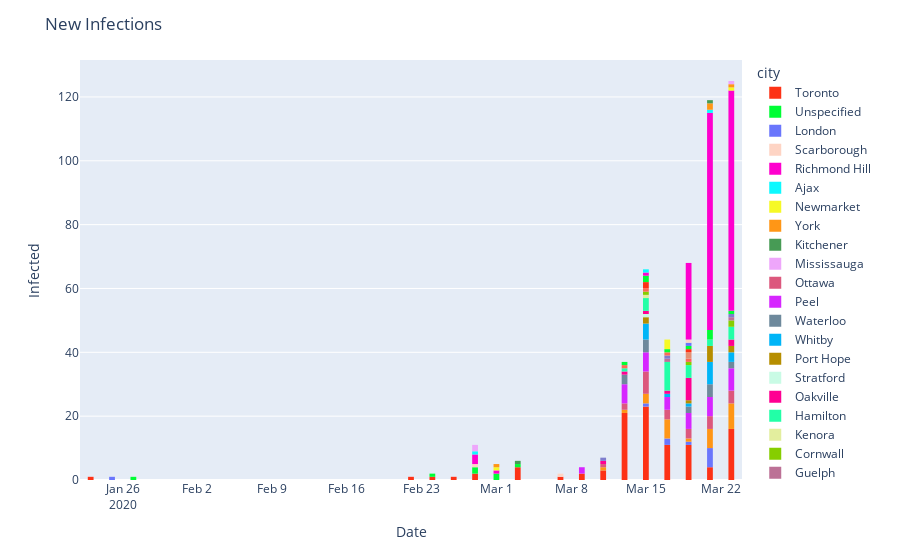

The code cell stored with this chart in its notebook:
### Code cell
fig = px.histogram(df, x="date", color = "city", color_discrete_sequence= px.colors.qualitative.Light24)
fig.update_layout(
    title_text='New Infections', # title of plot
    xaxis_title_text='Date', # xaxis label
    yaxis_title_text='Infected', # yaxis label
    bargap=0.7, # gap between bars of adjacent location coordinates
    bargroupgap=0.1 # gap between bars of the same location coordinates
)

fig.show()

### Figure 1 — Plotly figure (JSON) as saved in the notebook; plotly's stock layout.template omitted (floating-point values rounded to 4 significant figures; data arrays with more than 128 entries replaced by an {"elided": "..."} marker saying what was removed)
{"data": [{"alignmentgroup": "True", "bingroup": "x", "hoverlabel": {"namelength": 0}, "hovertemplate": "city=Toronto<br>date=%{x}<br>count=%{y}", "legendgroup": "Toronto", "marker": {"color": "#FD3216"}, "name": "Toronto", "offsetgroup": "Toronto", "orientation": "v", "showlegend": true, "type": "histogram", "x": ["2020-01-23T00:00:00", "2020-02-21T00:00:00", "2020-02-24T00:00:00", "2020-02-25T00:00:00", "2020-02-28T00:00:00", "2020-03-03T00:00:00", "2020-03-03T00:00:00", "2020-02-28T00:00:00", "2020-03-03T00:00:00", "2020-03-02T00:00:00", "2020-03-07T00:00:00", "2020-03-14T17:30:00", "2020-03-14T17:30:00", "2020-03-14T17:30:00", "2020-03-14T17:30:00", "2020-03-14T17:30:00", "2020-03-14T17:30:00", "2020-03-14T17:30:00", "2020-03-14T17:30:00", "2020-03-14T17:30:00", "2020-03-16T10:30:00", "2020-03-16T10:30:00", "2020-03-16T10:30:00", "2020-03-16T10:30:00", "2020-03-16T10:30:00", "2020-03-16T10:30:00", "2020-03-16T10:30:00", "2020-03-16T10:30:00", "2020-03-16T10:30:00", "2020-03-16T10:30:00", "2020-03-16T10:30:00", "2020-03-18T17:30:00", "2020-03-18T17:30:00", "2020-03-18T17:30:00", "2020-03-09T10:30:00", "2020-03-09T10:30:00", "2020-03-15T17:30:00", "2020-03-15T17:30:00", "2020-03-15T17:30:00", "2020-03-15T17:30:00", "2020-03-15T17:30:00", "2020-03-15T17:30:00", "2020-03-15T17:30:00", "2020-03-15T17:30:00", "2020-03-15T17:30:00", "2020-03-15T17:30:00", "2020-03-15T17:30:00", "2020-03-15T17:30:00", "2020-03-15T17:30:00", "2020-03-15T17:30:00", "2020-03-11T10:30:00", "2020-03-21T10:30:00", "2020-03-21T10:30:00", "2020-03-12T10:30:00", "2020-03-12T10:30:00", "2020-03-12T10:30:00", "2020-03-12T10:30:00", "2020-03-12T10:30:00", "2020-03-12T10:30:00", "2020-03-12T10:30:00", "2020-03-12T10:30:00", "2020-03-12T10:30:00", "2020-03-20T17:30:00", "2020-03-20T17:30:00", "2020-03-22T10:30:00", "2020-03-19T10:30:00", "2020-03-19T10:30:00", "2020-03-19T10:30:00", "2020-03-19T10:30:00", "2020-03-19T10:30:00", "2020-03-19T10:30:00", "2020-03-19T10:30:00", "2020-03-19T10:30:00", "2020-03-10T10:30:00", "2020-03-13T10:30:00", "2020-03-13T10:30:00", "2020-03-13T10:30:00", "2020-03-13T10:30:00", "2020-03-13T10:30:00", "2020-03-13T10:30:00", "2020-03-13T10:30:00", "2020-03-13T10:30:00", "2020-03-13T10:30:00", "2020-03-13T10:30:00", "2020-03-13T10:30:00", "2020-03-13T10:30:00", "2020-03-11T10:30:00", "2020-03-23T20:37:53", "2020-03-23T20:37:53", "2020-03-23T20:37:53", "2020-03-23T20:37:53", "2020-03-23T20:37:53", "2020-03-23T20:37:53", "2020-03-23T20:37:53", "2020-03-23T20:37:53", "2020-03-23T20:37:53", "2020-03-23T20:37:53", "2020-03-23T20:37:53", "2020-03-23T20:37:53", "2020-03-23T20:37:53", "2020-03-23T20:37:53", "2020-03-23T20:37:53"], "xaxis": "x", "yaxis": "y"}, {"alignmentgroup": "True", "bingroup": "x", "hoverlabel": {"namelength": 0}, "hovertemplate": "city=Unspecified<br>date=%{x}<br>count=%{y}", "legendgroup": "Unspecified", "marker": {"color": "#00FE35"}, "name": "Unspecified", "offsetgroup": "Unspecified", "orientation": "v", "showlegend": true, "type": "histogram", "x": ["2020-01-27T00:00:00", "2020-02-27T00:00:00", "2020-02-28T00:00:00", "2020-02-29T00:00:00", "2020-02-29T00:00:00", "2020-02-23T00:00:00", "2020-03-02T00:00:00"], "xaxis": "x", "yaxis": "y"}, {"alignmentgroup": "True", "bingroup": "x", "hoverlabel": {"namelength": 0}, "hovertemplate": "city=London<br>date=%{x}<br>count=%{y}", "legendgroup": "London", "marker": {"color": "#6A76FC"}, "name": "London", "offsetgroup": "London", "orientation": "v", "showlegend": true, "type": "histogram", "x": ["2020-01-24T00:00:00", "2020-03-14T17:30:00", "2020-03-18T17:30:00", "2020-03-17T17:30:00", "2020-03-17T17:30:00", "2020-03-20T17:30:00", "2020-03-20T17:30:00", "2020-03-20T17:30:00", "2020-03-20T17:30:00", "2020-03-20T17:30:00", "2020-03-20T17:30:00"], "xaxis": "x", "yaxis": "y"}, {"alignmentgroup": "True", "bingroup": "x", "hoverlabel": {"namelength": 0}, "hovertemplate": "city=Scarborough<br>date=%{x}<br>count=%{y}", "legendgroup": "Scarborough", "marker": {"color": "#FED4C4"}, "name": "Scarborough", "offsetgroup": "Scarborough", "orientation": "v", "showlegend": true, "type": "histogram", "x": ["2020-02-27T00:00:00", "2020-03-07T00:00:00"], "xaxis": "x", "yaxis": "y"}, {"alignmentgroup": "True", "bingroup": "x", "hoverlabel": {"namelength": 0}, "hovertemplate": "city=Richmond Hill<br>date=%{x}<br>count=%{y}", "legendgroup": "Richmond Hill", "marker": {"color": "#FE00CE"}, "name": "Richmond Hill", "offsetgroup": "Richmond Hill", "orientation": "v", "showlegend": true, "type": "histogram", "x": ["2020-02-27T00:00:00", "2020-02-28T00:00:00", "2020-02-28T00:00:00", "2020-03-01T00:00:00"], "xaxis": "x", "yaxis": "y"}, {"alignmentgroup": "True", "bingroup": "x", "hoverlabel": {"namelength": 0}, "hovertemplate": "city=Ajax<br>date=%{x}<br>count=%{y}", "legendgroup": "Ajax", "marker": {"color": "#0DF9FF"}, "name": "Ajax", "offsetgroup": "Ajax", "orientation": "v", "showlegend": true, "type": "histogram", "x": ["2020-02-28T00:00:00"], "xaxis": "x", "yaxis": "y"}, {"alignmentgroup": "True", "bingroup": "x", "hoverlabel": {"namelength": 0}, "hovertemplate": "city=Newmarket<br>date=%{x}<br>count=%{y}", "legendgroup": "Newmarket", "marker": {"color": "#F6F926"}, "name": "Newmarket", "offsetgroup": "Newmarket", "orientation": "v", "showlegend": true, "type": "histogram", "x": ["2020-02-29T00:00:00"], "xaxis": "x", "yaxis": "y"}, {"alignmentgroup": "True", "bingroup": "x", "hoverlabel": {"namelength": 0}, "hovertemplate": "city=York<br>date=%{x}<br>count=%{y}", "legendgroup": "York", "marker": {"color": "#FF9616"}, "name": "York", "offsetgroup": "York", "orientation": "v", "showlegend": true, "type": "histogram", "x": ["2020-02-29T00:00:00", "2020-03-16T10:30:00", "2020-03-16T10:30:00", "2020-03-16T10:30:00", "2020-03-16T10:30:00", "2020-03-16T10:30:00", "2020-03-18T17:30:00", "2020-03-15T17:30:00", "2020-03-15T17:30:00", "2020-03-15T17:30:00", "2020-03-11T10:30:00", "2020-03-17T17:30:00", "2020-03-21T10:30:00", "2020-03-21T10:30:00", "2020-03-21T10:30:00", "2020-03-21T10:30:00", "2020-03-21T10:30:00", "2020-03-20T17:30:00", "2020-03-13T10:30:00", "2020-03-23T20:37:53", "2020-03-23T20:37:53", "2020-03-23T20:37:53", "2020-03-23T20:37:53", "2020-03-23T20:37:53", "2020-03-23T20:37:53", "2020-03-23T20:37:53", "2020-03-23T20:37:53"], "xaxis": "x", "yaxis": "y"}, {"alignmentgroup": "True", "bingroup": "x", "hoverlabel": {"namelength": 0}, "hovertemplate": "city=Kitchener<br>date=%{x}<br>count=%{y}", "legendgroup": "Kitchener", "marker": {"color": "#479B55"}, "name": "Kitchener", "offsetgroup": "Kitchener", "orientation": "v", "showlegend": true, "type": "histogram", "x": ["2020-03-03T00:00:00"], "xaxis": "x", "yaxis": "y"}, {"alignmentgroup": "True", "bingroup": "x", "hoverlabel": {"namelength": 0}, "hovertemplate": "city=Mississauga<br>date=%{x}<br>count=%{y}", "legendgroup": "Mississauga", "marker": {"color": "#EEA6FB"}, "name": "Mississauga", "offsetgroup": "Mississauga", "orientation": "v", "showlegend": true, "type": "histogram", "x": ["2020-02-28T00:00:00", "2020-02-28T00:00:00"], "xaxis": "x", "yaxis": "y"}, {"alignmentgroup": "True", "bingroup": "x", "hoverlabel": {"namelength": 0}, "hovertemplate": "city=Ottawa<br>date=%{x}<br>count=%{y}", "legendgroup": "Ottawa", "marker": {"color": "#DC587D"}, "name": "Ottawa", "offsetgroup": "Ottawa", "orientation": "v", "showlegend": true, "type": "histogram", "x": ["2020-03-14T17:30:00", "2020-03-14T17:30:00", "2020-03-16T10:30:00", "2020-03-16T10:30:00", "2020-03-16T10:30:00", "2020-03-18T17:30:00", "2020-03-15T17:30:00", "2020-03-15T17:30:00", "2020-03-15T17:30:00", "2020-03-15T17:30:00", "2020-03-15T17:30:00", "2020-03-11T10:30:00", "2020-03-21T10:30:00", "2020-03-12T10:30:00", "2020-03-20T17:30:00", "2020-03-20T17:30:00", "2020-03-20T17:30:00", "2020-03-22T10:30:00", "2020-03-19T10:30:00", "2020-03-19T10:30:00", "2020-03-13T10:30:00", "2020-03-23T20:37:53", "2020-03-23T20:37:53", "2020-03-23T20:37:53"], "xaxis": "x", "yaxis": "y"}, {"alignmentgroup": "True", "bingroup": "x", "hoverlabel": {"namelength": 0}, "hovertemplate": "city=Peel<br>date=%{x}<br>count=%{y}", "legendgroup": "Peel", "marker": {"color": "#D626FF"}, "name": "Peel", "offsetgroup": "Peel", "orientation": "v", "showlegend": true, "type": "histogram", "x": ["2020-03-14T17:30:00", "2020-03-16T10:30:00", "2020-03-16T10:30:00", "2020-03-16T10:30:00", "2020-03-16T10:30:00", "2020-03-18T17:30:00", "2020-03-18T17:30:00", "2020-03-09T10:30:00", "2020-03-15T17:30:00", "2020-03-15T17:30:00", "2020-03-15T17:30:00", "2020-03-15T17:30:00", "2020-03-15T17:30:00", "2020-03-21T10:30:00", "2020-03-21T10:30:00", "2020-03-21T10:30:00", "2020-03-21T10:30:00", "2020-03-12T10:30:00", "2020-03-12T10:30:00", "2020-03-20T17:30:00", "2020-03-20T17:30:00", "2020-03-22T10:30:00", "2020-03-19T10:30:00", "2020-03-19T10:30:00", "2020-03-19T10:30:00", "2020-03-09T10:30:00", "2020-03-13T10:30:00", "2020-03-13T10:30:00", "2020-03-13T10:30:00", "2020-03-13T10:30:00", "2020-03-23T20:37:53", "2020-03-23T20:37:53", "2020-03-23T20:37:53", "2020-03-23T20:37:53", "2020-03-23T20:37:53", "2020-03-23T20:37:53"], "xaxis": "x", "yaxis": "y"}, {"alignmentgroup": "True", "bingroup": "x", "hoverlabel": {"namelength": 0}, "hovertemplate": "city=Waterloo<br>date=%{x}<br>count=%{y}", "legendgroup": "Waterloo", "marker": {"color": "#6E899C"}, "name": "Waterloo", "offsetgroup": "Waterloo", "orientation": "v", "showlegend": true, "type": "histogram", "x": ["2020-03-14T17:30:00", "2020-03-14T17:30:00", "2020-03-18T17:30:00", "2020-03-15T17:30:00", "2020-03-15T17:30:00", "2020-03-12T10:30:00", "2020-03-12T10:30:00", "2020-03-20T17:30:00", "2020-03-20T17:30:00", "2020-03-20T17:30:00", "2020-03-20T17:30:00", "2020-03-22T10:30:00", "2020-03-19T10:30:00", "2020-03-13T10:30:00", "2020-03-23T20:37:53"], "xaxis": "x", "yaxis": "y"}, {"alignmentgroup": "True", "bingroup": "x", "hoverlabel": {"namelength": 0}, "hovertemplate": "city=Whitby<br>date=%{x}<br>count=%{y}", "legendgroup": "Whitby", "marker": {"color": "#00B5F7"}, "name": "Whitby", "offsetgroup": "Whitby", "orientation": "v", "showlegend": true, "type": "histogram", "x": ["2020-03-14T17:30:00", "2020-03-14T17:30:00", "2020-03-14T17:30:00", "2020-03-16T10:30:00", "2020-03-15T17:30:00", "2020-03-15T17:30:00", "2020-03-21T10:30:00", "2020-03-20T17:30:00", "2020-03-20T17:30:00", "2020-03-20T17:30:00", "2020-03-20T17:30:00", "2020-03-20T17:30:00", "2020-03-20T17:30:00", "2020-03-19T10:30:00", "2020-03-23T20:37:53", "2020-03-23T20:37:53", "2020-03-23T20:37:53"], "xaxis": "x", "yaxis": "y"}, {"alignmentgroup": "True", "bingroup": "x", "hoverlabel": {"namelength": 0}, "hovertemplate": "city=Port Hope<br>date=%{x}<br>count=%{y}", "legendgroup": "Port Hope", "marker": {"color": "#B68E00"}, "name": "Port Hope", "offsetgroup": "Port Hope", "orientation": "v", "showlegend": true, "type": "histogram", "x": ["2020-03-14T17:30:00", "2020-03-15T17:30:00", "2020-03-20T17:30:00", "2020-03-20T17:30:00", "2020-03-20T17:30:00", "2020-03-20T17:30:00", "2020-03-20T17:30:00", "2020-03-19T10:30:00", "2020-03-23T20:37:53", "2020-03-23T20:37:53"], "xaxis": "x", "yaxis": "y"}, {"alignmentgroup": "True", "bingroup": "x", "hoverlabel": {"namelength": 0}, "hovertemplate": "city=Stratford<br>date=%{x}<br>count=%{y}", "legendgroup": "Stratford", "marker": {"color": "#C9FBE5"}, "name": "Stratford", "offsetgroup": "Stratford", "orientation": "v", "showlegend": true, "type": "histogram", "x": ["2020-03-14T17:30:00"], "xaxis": "x", "yaxis": "y"}, {"alignmentgroup": "True", "bingroup": "x", "hoverlabel": {"namelength": 0}, "hovertemplate": "city=Oakville<br>date=%{x}<br>count=%{y}", "legendgroup": "Oakville", "marker": {"color": "#FF0092"}, "name": "Oakville", "offsetgroup": "Oakville", "orientation": "v", "showlegend": true, "type": "histogram", "x": ["2020-03-14T17:30:00", "2020-03-16T10:30:00", "2020-03-18T17:30:00", "2020-03-18T17:30:00", "2020-03-18T17:30:00", "2020-03-18T17:30:00", "2020-03-11T10:30:00", "2020-03-12T10:30:00", "2020-03-19T10:30:00", "2020-03-19T10:30:00", "2020-03-19T17:30:00", "2020-03-23T20:37:53", "2020-03-23T20:37:53"], "xaxis": "x", "yaxis": "y"}, {"alignmentgroup": "True", "bingroup": "x", "hoverlabel": {"namelength": 0}, "hovertemplate": "city=Hamilton<br>date=%{x}<br>count=%{y}", "legendgroup": "Hamilton", "marker": {"color": "#22FFA7"}, "name": "Hamilton", "offsetgroup": "Hamilton", "orientation": "v", "showlegend": true, "type": "histogram", "x": ["2020-03-14T17:30:00", "2020-03-16T10:30:00", "2020-03-16T10:30:00", "2020-03-16T10:30:00", "2020-03-16T10:30:00", "2020-03-18T17:30:00", "2020-03-18T17:30:00", "2020-03-15T17:30:00", "2020-03-15T17:30:00", "2020-03-15T17:30:00", "2020-03-17T17:30:00", "2020-03-17T17:30:00", "2020-03-17T17:30:00", "2020-03-17T17:30:00", "2020-03-17T17:30:00", "2020-03-12T10:30:00", "2020-03-20T17:30:00", "2020-03-20T17:30:00", "2020-03-22T10:30:00", "2020-03-19T10:30:00", "2020-03-19T10:30:00", "2020-03-23T20:37:53", "2020-03-23T20:37:53", "2020-03-23T20:37:53"], "xaxis": "x", "yaxis": "y"}, {"alignmentgroup": "True", "bingroup": "x", "hoverlabel": {"namelength": 0}, "hovertemplate": "city=Kenora<br>date=%{x}<br>count=%{y}", "legendgroup": "Kenora", "marker": {"color": "#E3EE9E"}, "name": "Kenora", "offsetgroup": "Kenora", "orientation": "v", "showlegend": true, "type": "histogram", "x": ["2020-03-14T17:30:00"], "xaxis": "x", "yaxis": "y"}, {"alignmentgroup": "True", "bingroup": "x", "hoverlabel": {"namelength": 0}, "hovertemplate": "city=Cornwall<br>date=%{x}<br>count=%{y}", "legendgroup": "Cornwall", "marker": {"color": "#86CE00"}, "name": "Cornwall", "offsetgroup": "Cornwall", "orientation": "v", "showlegend": true, "type": "histogram", "x": ["2020-03-14T17:30:00", "2020-03-22T10:30:00", "2020-03-19T10:30:00", "2020-03-23T20:37:53"], "xaxis": "x", "yaxis": "y"}, {"alignmentgroup": "True", "bingroup": "x", "hoverlabel": {"namelength": 0}, "hovertemplate": "city=Guelph<br>date=%{x}<br>count=%{y}", "legendgroup": "Guelph", "marker": {"color": "#BC7196"}, "name": "Guelph", "offsetgroup": "Guelph", "orientation": "v", "showlegend": true, "type": "histogram", "x": ["2020-03-16T10:30:00", "2020-03-23T20:37:53"], "xaxis": "x", "yaxis": "y"}, {"alignmentgroup": "True", "bingroup": "x", "hoverlabel": {"namelength": 0}, "hovertemplate": "city=Sudbury<br>date=%{x}<br>count=%{y}", "legendgroup": "Sudbury", "marker": {"color": "#7E7DCD"}, "name": "Sudbury", "offsetgroup": "Sudbury", "orientation": "v", "showlegend": true, "type": "histogram", "x": ["2020-03-16T10:30:00", "2020-03-11T10:30:00", "2020-03-23T20:37:53"], "xaxis": "x", "yaxis": "y"}, {"alignmentgroup": "True", "bingroup": "x", "hoverlabel": {"namelength": 0}, "hovertemplate": "city=Niagara<br>date=%{x}<br>count=%{y}", "legendgroup": "Niagara", "marker": {"color": "#FC6955"}, "name": "Niagara", "offsetgroup": "Niagara", "orientation": "v", "showlegend": true, "type": "histogram", "x": ["2020-03-16T10:30:00", "2020-03-18T17:30:00", "2020-03-15T17:30:00", "2020-03-13T10:30:00"], "xaxis": "x", "yaxis": "y"}, {"alignmentgroup": "True", "bingroup": "x", "hoverlabel": {"namelength": 0}, "hovertemplate": "city=Chatham<br>date=%{x}<br>count=%{y}", "legendgroup": "Chatham", "marker": {"color": "#E48F72"}, "name": "Chatham", "offsetgroup": "Chatham", "orientation": "v", "showlegend": true, "type": "histogram", "x": ["2020-03-18T17:30:00", "2020-03-18T17:30:00"], "xaxis": "x", "yaxis": "y"}, {"alignmentgroup": "True", "bingroup": "x", "hoverlabel": {"namelength": 0}, "hovertemplate": "city=Owen Sound<br>date=%{x}<br>count=%{y}", "legendgroup": "Owen Sound", "marker": {"color": "#FD3216"}, "name": "Owen Sound", "offsetgroup": "Owen Sound", "orientation": "v", "showlegend": true, "type": "histogram", "x": ["2020-03-18T17:30:00", "2020-03-15T17:30:00", "2020-03-15T17:30:00"], "xaxis": "x", "yaxis": "y"}, {"alignmentgroup": "True", "bingroup": "x", "hoverlabel": {"namelength": 0}, "hovertemplate": "city=Simcoe<br>date=%{x}<br>count=%{y}", "legendgroup": "Simcoe", "marker": {"color": "#00FE35"}, "name": "Simcoe", "offsetgroup": "Simcoe", "orientation": "v", "showlegend": true, "type": "histogram", "x": ["2020-03-18T17:30:00", "2020-03-15T17:30:00", "2020-03-15T17:30:00", "2020-03-17T17:30:00", "2020-03-21T10:30:00", "2020-03-21T10:30:00", "2020-03-21T10:30:00", "2020-03-12T10:30:00", "2020-03-23T20:37:53"], "xaxis": "x", "yaxis": "y"}, {"alignmentgroup": "True", "bingroup": "x", "hoverlabel": {"namelength": 0}, "hovertemplate": "city=Brantford<br>date=%{x}<br>count=%{y}", "legendgroup": "Brantford", "marker": {"color": "#6A76FC"}, "name": "Brantford", "offsetgroup": "Brantford", "orientation": "v", "showlegend": true, "type": "histogram", "x": ["2020-03-18T17:30:00"], "xaxis": "x", "yaxis": "y"}, {"alignmentgroup": "True", "bingroup": "x", "hoverlabel": {"namelength": 0}, "hovertemplate": "city=Sault Ste. Marie<br>date=%{x}<br>count=%{y}", "legendgroup": "Sault Ste. Marie", "marker": {"color": "#FED4C4"}, "name": "Sault Ste. Marie", "offsetgroup": "Sault Ste. Marie", "orientation": "v", "showlegend": true, "type": "histogram", "x": ["2020-03-18T17:30:00"], "xaxis": "x", "yaxis": "y"}, {"alignmentgroup": "True", "bingroup": "x", "hoverlabel": {"namelength": 0}, "hovertemplate": "city=pending<br>date=%{x}<br>count=%{y}", "legendgroup": "pending", "marker": {"color": "#FE00CE"}, "name": "pending", "offsetgroup": "pending", "orientation": "v", "showlegend": true, "type": "histogram", "x": {"elided": "162 str values"}, "xaxis": "x", "yaxis": "y"}, {"alignmentgroup": "True", "bingroup": "x", "hoverlabel": {"namelength": 0}, "hovertemplate": "city=Peterborough<br>date=%{x}<br>count=%{y}", "legendgroup": "Peterborough", "marker": {"color": "#0DF9FF"}, "name": "Peterborough", "offsetgroup": "Peterborough", "orientation": "v", "showlegend": true, "type": "histogram", "x": ["2020-03-15T17:30:00", "2020-03-20T17:30:00"], "xaxis": "x", "yaxis": "y"}, {"alignmentgroup": "True", "bingroup": "x", "hoverlabel": {"namelength": 0}, "hovertemplate": "city=Kingston<br>date=%{x}<br>count=%{y}", "legendgroup": "Kingston", "marker": {"color": "#F6F926"}, "name": "Kingston", "offsetgroup": "Kingston", "orientation": "v", "showlegend": true, "type": "histogram", "x": ["2020-03-17T17:30:00", "2020-03-17T17:30:00", "2020-03-17T17:30:00", "2020-03-23T20:37:53"], "xaxis": "x", "yaxis": "y"}, {"alignmentgroup": "True", "bingroup": "x", "hoverlabel": {"namelength": 0}, "hovertemplate": "city=Belleville<br>date=%{x}<br>count=%{y}", "legendgroup": "Belleville", "marker": {"color": "#FF9616"}, "name": "Belleville", "offsetgroup": "Belleville", "orientation": "v", "showlegend": true, "type": "histogram", "x": ["2020-03-21T10:30:00", "2020-03-20T17:30:00", "2020-03-23T20:37:53"], "xaxis": "x", "yaxis": "y"}, {"alignmentgroup": "True", "bingroup": "x", "hoverlabel": {"namelength": 0}, "hovertemplate": "city=Timmins<br>date=%{x}<br>count=%{y}", "legendgroup": "Timmins", "marker": {"color": "#479B55"}, "name": "Timmins", "offsetgroup": "Timmins", "orientation": "v", "showlegend": true, "type": "histogram", "x": ["2020-03-20T17:30:00"], "xaxis": "x", "yaxis": "y"}, {"alignmentgroup": "True", "bingroup": "x", "hoverlabel": {"namelength": 0}, "hovertemplate": "city=Windsor<br>date=%{x}<br>count=%{y}", "legendgroup": "Windsor", "marker": {"color": "#EEA6FB"}, "name": "Windsor", "offsetgroup": "Windsor", "orientation": "v", "showlegend": true, "type": "histogram", "x": ["2020-03-22T10:30:00"], "xaxis": "x", "yaxis": "y"}], "layout": {"bargap": 0.7, "bargroupgap": 0.1, "barmode": "relative", "legend": {"title": {"text": "city"}, "tracegroupgap": 0}, "margin": {"t": 60}, "title": {"text": "New Infections"}, "xaxis": {"anchor": "y", "domain": [0, 1], "title": {"text": "Date"}}, "yaxis": {"anchor": "x", "domain": [0, 1], "title": {"text": "Infected"}}}}
